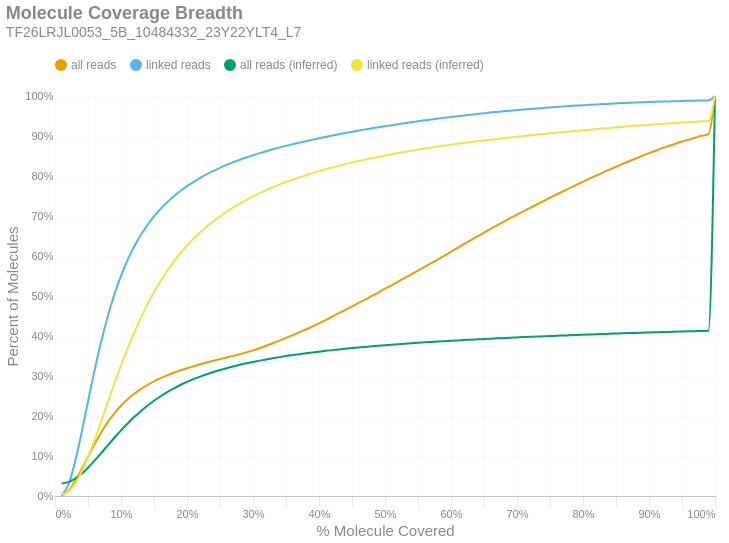

The cell this chart's notebook holds for it:
### Markdown cell above
### Molecule Read Coverage
This chart shows molecule coverage breadth as computed by the number of bases aligned to that molecule. In other words, "*how much of each unique long molecule is actually sequenced/aligned?*" Keep in mind there is a distinction between sequences and alignments, since some sequences belonging to a particular molecule may not align well and wouldn't appear in the alignment data. This chart also shows molecule coverage breadth as computed by the *inferred fragment* from which the aligned sequences originate. Unlike read coverage, this calculation takes into account the total insert size, including unsequenced gaps between the forward and reverse reads. Like the previous figures, these are cumulative percents.

### Code cell
if SKIPLR:
    print_html(f"Skipped")
else:
    binned_df = consolidated_hist(valids['coverage_bp'], mask, 0.01, True)
    binned_df_inf = consolidated_hist(valids['coverage_inserts'], mask, 0.01, True)
    binned_df = binned_df.with_columns(pl.lit(binned_df_inf['all reads (cumsum)']).alias('all reads (inferred)'))
    binned_df = binned_df.with_columns(pl.lit(binned_df_inf['linked reads (cumsum)']).alias('linked reads (inferred)'))
    binned_df = binned_df.with_columns(
        (pl.col('bin').cast(pl.Float64) + 0.01).alias('right_edge')
    )

    with SafeRender(binned_df):
        (
            density_plot(binned_df, 'Molecule Coverage Breadth', samplename, 'molcov', ['all reads (inferred)','linked reads (inferred)'])
            .encode(
                #x=alt.X('bin:Q', title="% Molecule Covered").axis(format = '%').scale(padding=0),
                x=alt.X('right_edge:Q', title="% Molecule Covered").axis(format='%').scale(padding=0),
                y=alt.Y('value:Q', title='Percent of Molecules')
                    .axis(format='%')
                    .stack(False)
                    .scale(domainMin=0, padding=0),
                color=alt.Color("key:N").scale(domain = ["all reads", "linked reads", "all reads (inferred)", "linked reads (inferred)"]),
                tooltip = [
                    alt.Tooltip("key:N", title = "Data Type"),
                    alt.Tooltip("range_label:N", title="% Molecule Covered"),
                    alt.Tooltip("value:Q", format = ".2%", title="% Molecules")
                ]
            )
        ).display()

### Figure 1 — Vega-Lite specification as saved in the notebook (floating-point values rounded to 4 significant figures)
{"width": "container", "height": 400, "config": {"title": {"anchor": "start", "dy": -15, "fontSize": 18, "color": "#888888", "subtitleColor": "#888888", "subtitleFontSize": 14}, "arc": {"fill": "#0072B2"}, "axis": {"domainColor": "#888888", "domainWidth": 0.5, "gridWidth": 0.2, "grid": false, "titleFontWeight": 400, "titleFontSize": 15, "labelFontSize": 11, "labelColor": "#888888", "tickColor": "#888888", "tickWidth": 0.2, "titleColor": "#888888"}, "axisBand": {"grid": false}, "axisX": {"grid": true, "tickSize": 10, "domainCap": "round"}, "axisY": {"domain": false, "grid": true, "tickSize": 0, "domainCap": "round"}, "background": "transparent", "header": {"labelFontSize": 15, "labelColor": "#888888", "titleFontSize": 15, "titleFontWeight": 600, "titleColor": "#888888"}, "legend": {"labelFont": "sans-serif", "labelFontSize": 12, "labelColor": "#888888", "symbolSize": 100, "symbolType": "circle", "titleFontSize": 12, "titlePadding": 10, "titleColor": "#888888", "title": null, "orient": "top"}, "range": {"category": ["#E69F00", "#56B4E9", "#009E73", "#F0E442", "#0072B2", "#D55E00", "#CC79A7", "#000000"], "diverging": ["#cfe8f3", "#a2d4ec", "#73bfe2", "#46abdb", "#1696d2", "#12719e"]}, "area": {"fill": "#0072B2", "fillOpacity": 0.7, "line": true, "strokeOpacity": 0.7}, "line": {"color": "#0072B2", "stroke": "#0072B2", "strokeWidth": 2}, "trail": {"color": "#0072B2", "stroke": "#0072B2", "strokeWidth": 0, "size": 1}, "point": {"filled": true, "fillOpacity": 1.0, "size": 95}, "text": {"color": "#888888", "fontSize": 11, "align": "right", "fontWeight": 400, "size": 11}, "bar": {"fill": "#0072B2", "stroke": null}, "view": {"stroke": null, "continuousWidth": 660, "continuousHeight": 400}}, "data": {"name": "data-c259f3e30c2250ad2ad4dc67ad4612bc"}, "mark": {"type": "line", "interpolate": "monotone", "point": {"opacity": 0, "size": 275}}, "encoding": {"color": {"field": "key", "scale": {"domain": ["all reads", "linked reads", "all reads (inferred)", "linked reads (inferred)"]}, "type": "nominal"}, "tooltip": [{"field": "key", "title": "Data Type", "type": "nominal"}, {"field": "range_label", "title": "% Molecule Covered", "type": "nominal"}, {"field": "value", "format": ".2%", "title": "% Molecules", "type": "quantitative"}], "x": {"axis": {"format": "%"}, "field": "right_edge", "scale": {"padding": 0}, "title": "% Molecule Covered", "type": "quantitative"}, "y": {"axis": {"format": "%"}, "field": "value", "scale": {"domainMin": 0, "padding": 0}, "stack": false, "title": "Percent of Molecules", "type": "quantitative"}}, "params": [{"name": "param_c36ac31b6afebe62", "select": {"type": "point", "fields": ["key"]}, "bind": "legend"}], "title": {"text": "Molecule Coverage Breadth", "subtitle": "TF26LRJL0053_5B_10484332_23Y22YLT4_L7"}, "transform": [{"fold": ["all reads (cumsum)", "linked reads (cumsum)", "all reads (inferred)", "linked reads (inferred)"]}, {"calculate": "replace(datum.key, ' (cumsum)', '')", "as": "key"}, {"filter": {"param": "param_c36ac31b6afebe62"}}], "usermeta": {"embedOptions": {"downloadFileName": "TF26LRJL0053_5B_10484332_23Y22YLT4_L7.molcov"}}, "$schema": "https://vega.github.io/schema/vega-lite/v6.4.1.json", "datasets": {"data-c259f3e30c2250ad2ad4dc67ad4612bc": [{"bin": "0.0", "interval": "0.0-0.01", "all reads": 0.0009107, "linked reads": 0.001518, "all reads (cumsum)": 0.0009107, "linked reads (cumsum)": 0.001518, "range_label": "0.0-0.01", "all reads (inferred)": 0.03146, "linked reads (inferred)": 0.004335, "right_edge": 0.01}, {"bin": "0.01", "interval": "0.01-0.02", "all reads": 0.01122, "linked reads": 0.02537, "all reads (cumsum)": 0.01213, "linked reads (cumsum)": 0.02689, "range_label": "0.01-0.02", "all reads (inferred)": 0.03469, "linked reads (inferred)": 0.01088, "right_edge": 0.02}, {"bin": "0.02", "interval": "0.02-0.03", "all reads": 0.02317, "linked reads": 0.05546, "all reads (cumsum)": 0.0353, "linked reads (cumsum)": 0.08235, "range_label": "0.02-0.03", "all reads (inferred)": 0.0427, "linked reads (inferred)": 0.02942, "right_edge": 0.03}, {"bin": "0.03", "interval": "0.03-0.04", "all reads": 0.03022, "linked reads": 0.07377, "all reads (cumsum)": 0.06552, "linked reads (cumsum)": 0.1561, "range_label": "0.03-0.04", "all reads (inferred)": 0.05517, "linked reads (inferred)": 0.05925, "right_edge": 0.04}, {"bin": "0.04", "interval": "0.04-0.05", "all reads": 0.03266, "linked reads": 0.08017, "all reads (cumsum)": 0.09818, "linked reads (cumsum)": 0.2363, "range_label": "0.04-0.05", "all reads (inferred)": 0.0708, "linked reads (inferred)": 0.09721, "right_edge": 0.05}, {"bin": "0.05", "interval": "0.05-0.06", "all reads": 0.03175, "linked reads": 0.07822, "all reads (cumsum)": 0.1299, "linked reads (cumsum)": 0.3145, "range_label": "0.05-0.06", "all reads (inferred)": 0.08854, "linked reads (inferred)": 0.1406, "right_edge": 0.06}, {"bin": "0.06", "interval": "0.06-0.07", "all reads": 0.02901, "linked reads": 0.07154, "all reads (cumsum)": 0.1589, "linked reads (cumsum)": 0.3861, "range_label": "0.06-0.07", "all reads (inferred)": 0.1074, "linked reads (inferred)": 0.1869, "right_edge": 0.07}, {"bin": "0.07", "interval": "0.07-0.08", "all reads": 0.02572, "linked reads": 0.06339, "all reads (cumsum)": 0.1847, "linked reads (cumsum)": 0.4494, "range_label": "0.07-0.08", "all reads (inferred)": 0.1267, "linked reads (inferred)": 0.2345, "right_edge": 0.08}, {"bin": "0.08", "interval": "0.08-0.09", "all reads": 0.02216, "linked reads": 0.05465, "all reads (cumsum)": 0.2068, "linked reads (cumsum)": 0.5041, "range_label": "0.08-0.09", "all reads (inferred)": 0.1457, "linked reads (inferred)": 0.2813, "right_edge": 0.09}, {"bin": "0.09", "interval": "0.09-0.1", "all reads": 0.01881, "linked reads": 0.04635, "all reads (cumsum)": 0.2256, "linked reads (cumsum)": 0.5504, "range_label": "0.09-0.1", "all reads (inferred)": 0.1639, "linked reads (inferred)": 0.3264, "right_edge": 0.1}, {"bin": "0.1", "interval": "0.1-0.11", "all reads": 0.01609, "linked reads": 0.03956, "all reads (cumsum)": 0.2417, "linked reads (cumsum)": 0.59, "range_label": "0.1-0.11", "all reads (inferred)": 0.1812, "linked reads (inferred)": 0.3691, "right_edge": 0.11}, {"bin": "0.11", "interval": "0.11-0.12", "all reads": 0.01374, "linked reads": 0.03365, "all reads (cumsum)": 0.2555, "linked reads (cumsum)": 0.6237, "range_label": "0.11-0.12", "all reads (inferred)": 0.1973, "linked reads (inferred)": 0.4088, "right_edge": 0.12}, {"bin": "0.12", "interval": "0.12-0.13", "all reads": 0.01178, "linked reads": 0.02873, "all reads (cumsum)": 0.2672, "linked reads (cumsum)": 0.6524, "range_label": "0.12-0.13", "all reads (inferred)": 0.2121, "linked reads (inferred)": 0.4454, "right_edge": 0.13}, {"bin": "0.13", "interval": "0.13-0.14", "all reads": 0.01029, "linked reads": 0.02486, "all reads (cumsum)": 0.2775, "linked reads (cumsum)": 0.6773, "range_label": "0.13-0.14", "all reads (inferred)": 0.2257, "linked reads (inferred)": 0.479, "right_edge": 0.14}, {"bin": "0.14", "interval": "0.14-0.15", "all reads": 0.008989, "linked reads": 0.02152, "all reads (cumsum)": 0.2865, "linked reads (cumsum)": 0.6988, "range_label": "0.14-0.15", "all reads (inferred)": 0.2381, "linked reads (inferred)": 0.5098, "right_edge": 0.15}, {"bin": "0.15", "interval": "0.15-0.16", "all reads": 0.008005, "linked reads": 0.01893, "all reads (cumsum)": 0.2945, "linked reads (cumsum)": 0.7177, "range_label": "0.15-0.16", "all reads (inferred)": 0.2494, "linked reads (inferred)": 0.5376, "right_edge": 0.16}, {"bin": "0.16", "interval": "0.16-0.17", "all reads": 0.007128, "linked reads": 0.01665, "all reads (cumsum)": 0.3016, "linked reads (cumsum)": 0.7343, "range_label": "0.16-0.17", "all reads (inferred)": 0.2596, "linked reads (inferred)": 0.5628, "right_edge": 0.17}, {"bin": "0.17", "interval": "0.17-0.18", "all reads": 0.006528, "linked reads": 0.01501, "all reads (cumsum)": 0.3082, "linked reads (cumsum)": 0.7494, "range_label": "0.17-0.18", "all reads (inferred)": 0.2689, "linked reads (inferred)": 0.5858, "right_edge": 0.18}, {"bin": "0.18", "interval": "0.18-0.19", "all reads": 0.005835, "linked reads": 0.01316, "all reads (cumsum)": 0.314, "linked reads (cumsum)": 0.7625, "range_label": "0.18-0.19", "all reads (inferred)": 0.2775, "linked reads (inferred)": 0.6069, "right_edge": 0.19}, {"bin": "0.19", "interval": "0.19-0.2", "all reads": 0.005509, "linked reads": 0.01215, "all reads (cumsum)": 0.3195, "linked reads (cumsum)": 0.7747, "range_label": "0.19-0.2", "all reads (inferred)": 0.2851, "linked reads (inferred)": 0.6258, "right_edge": 0.2}, {"bin": "0.2", "interval": "0.2-0.21", "all reads": 0.004983, "linked reads": 0.01078, "all reads (cumsum)": 0.3245, "linked reads (cumsum)": 0.7855, "range_label": "0.2-0.21", "all reads (inferred)": 0.2921, "linked reads (inferred)": 0.643, "right_edge": 0.21}, {"bin": "0.21", "interval": "0.21-0.22", "all reads": 0.0047, "linked reads": 0.009967, "all reads (cumsum)": 0.3292, "linked reads (cumsum)": 0.7954, "range_label": "0.21-0.22", "all reads (inferred)": 0.2985, "linked reads (inferred)": 0.6589, "right_edge": 0.22}, {"bin": "0.22", "interval": "0.22-0.23", "all reads": 0.004526, "linked reads": 0.009133, "all reads (cumsum)": 0.3337, "linked reads (cumsum)": 0.8046, "range_label": "0.22-0.23", "all reads (inferred)": 0.3045, "linked reads (inferred)": 0.6735, "right_edge": 0.23}, {"bin": "0.23", "interval": "0.23-0.24", "all reads": 0.004333, "linked reads": 0.008314, "all reads (cumsum)": 0.3381, "linked reads (cumsum)": 0.8129, "range_label": "0.23-0.24", "all reads (inferred)": 0.3099, "linked reads (inferred)": 0.6868, "right_edge": 0.24}, {"bin": "0.24", "interval": "0.24-0.25", "all reads": 0.00417, "linked reads": 0.007645, "all reads (cumsum)": 0.3422, "linked reads (cumsum)": 0.8205, "range_label": "0.24-0.25", "all reads (inferred)": 0.3149, "linked reads (inferred)": 0.6992, "right_edge": 0.25}, {"bin": "0.25", "interval": "0.25-0.26", "all reads": 0.004017, "linked reads": 0.007171, "all reads (cumsum)": 0.3462, "linked reads (cumsum)": 0.8277, "range_label": "0.25-0.26", "all reads (inferred)": 0.3196, "linked reads (inferred)": 0.7107, "right_edge": 0.26}, {"bin": "0.26", "interval": "0.26-0.27", "all reads": 0.004048, "linked reads": 0.006626, "all reads (cumsum)": 0.3503, "linked reads (cumsum)": 0.8343, "range_label": "0.26-0.27", "all reads (inferred)": 0.3239, "linked reads (inferred)": 0.7213, "right_edge": 0.27}, {"bin": "0.27", "interval": "0.27-0.28", "all reads": 0.004254, "linked reads": 0.006195, "all reads (cumsum)": 0.3545, "linked reads (cumsum)": 0.8405, "range_label": "0.27-0.28", "all reads (inferred)": 0.3279, "linked reads (inferred)": 0.7312, "right_edge": 0.28}, {"bin": "0.28", "interval": "0.28-0.29", "all reads": 0.004473, "linked reads": 0.005829, "all reads (cumsum)": 0.359, "linked reads (cumsum)": 0.8463, "range_label": "0.28-0.29", "all reads (inferred)": 0.3316, "linked reads (inferred)": 0.7404, "right_edge": 0.29}, {"bin": "0.29", "interval": "0.29-0.3", "all reads": 0.004997, "linked reads": 0.005613, "all reads (cumsum)": 0.364, "linked reads (cumsum)": 0.852, "range_label": "0.29-0.3", "all reads (inferred)": 0.3352, "linked reads (inferred)": 0.749, "right_edge": 0.3}, {"bin": "0.3", "interval": "0.3-0.31", "all reads": 0.005463, "linked reads": 0.00517, "all reads (cumsum)": 0.3695, "linked reads (cumsum)": 0.8571, "range_label": "0.3-0.31", "all reads (inferred)": 0.3384, "linked reads (inferred)": 0.757, "right_edge": 0.31}, {"bin": "0.31", "interval": "0.31-0.32", "all reads": 0.006097, "linked reads": 0.004884, "all reads (cumsum)": 0.3756, "linked reads (cumsum)": 0.862, "range_label": "0.31-0.32", "all reads (inferred)": 0.3415, "linked reads (inferred)": 0.7646, "right_edge": 0.32}, {"bin": "0.32", "interval": "0.32-0.33", "all reads": 0.00643, "linked reads": 0.004652, "all reads (cumsum)": 0.382, "linked reads (cumsum)": 0.8667, "range_label": "0.32-0.33", "all reads (inferred)": 0.3445, "linked reads (inferred)": 0.7718, "right_edge": 0.33}, {"bin": "0.33", "interval": "0.33-0.34", "all reads": 0.006433, "linked reads": 0.004369, "all reads (cumsum)": 0.3884, "linked reads (cumsum)": 0.871, "range_label": "0.33-0.34", "all reads (inferred)": 0.3472, "linked reads (inferred)": 0.7785, "right_edge": 0.34}, {"bin": "0.34", "interval": "0.34-0.35", "all reads": 0.006662, "linked reads": 0.00423, "all reads (cumsum)": 0.3951, "linked reads (cumsum)": 0.8753, "range_label": "0.34-0.35", "all reads (inferred)": 0.3498, "linked reads (inferred)": 0.7849, "right_edge": 0.35}, {"bin": "0.35", "interval": "0.35-0.36", "all reads": 0.006941, "linked reads": 0.004046, "all reads (cumsum)": 0.402, "linked reads (cumsum)": 0.8793, "range_label": "0.35-0.36", "all reads (inferred)": 0.3522, "linked reads (inferred)": 0.7909, "right_edge": 0.36}, {"bin": "0.36", "interval": "0.36-0.37", "all reads": 0.007002, "linked reads": 0.003921, "all reads (cumsum)": 0.409, "linked reads (cumsum)": 0.8832, "range_label": "0.36-0.37", "all reads (inferred)": 0.3545, "linked reads (inferred)": 0.7965, "right_edge": 0.37}, {"bin": "0.37", "interval": "0.37-0.38", "all reads": 0.007184, "linked reads": 0.003746, "all reads (cumsum)": 0.4162, "linked reads (cumsum)": 0.887, "range_label": "0.37-0.38", "all reads (inferred)": 0.3567, "linked reads (inferred)": 0.8019, "right_edge": 0.38}, {"bin": "0.38", "interval": "0.38-0.39", "all reads": 0.00748, "linked reads": 0.003636, "all reads (cumsum)": 0.4237, "linked reads (cumsum)": 0.8906, "range_label": "0.38-0.39", "all reads (inferred)": 0.3589, "linked reads (inferred)": 0.8072, "right_edge": 0.39}, {"bin": "0.39", "interval": "0.39-0.4", "all reads": 0.007954, "linked reads": 0.003584, "all reads (cumsum)": 0.4317, "linked reads (cumsum)": 0.8942, "range_label": "0.39-0.4", "all reads (inferred)": 0.3609, "linked reads (inferred)": 0.8121, "right_edge": 0.4}, {"bin": "0.4", "interval": "0.4-0.41", "all reads": 0.008233, "linked reads": 0.003491, "all reads (cumsum)": 0.4399, "linked reads (cumsum)": 0.8977, "range_label": "0.4-0.41", "all reads (inferred)": 0.3629, "linked reads (inferred)": 0.8169, "right_edge": 0.41}, {"bin": "0.41", "interval": "0.41-0.42", "all reads": 0.008477, "linked reads": 0.003363, "all reads (cumsum)": 0.4484, "linked reads (cumsum)": 0.901, "range_label": "0.41-0.42", "all reads (inferred)": 0.3647, "linked reads (inferred)": 0.8213, "right_edge": 0.42}, {"bin": "0.42", "interval": "0.42-0.43", "all reads": 0.008577, "linked reads": 0.003226, "all reads (cumsum)": 0.4569, "linked reads (cumsum)": 0.9043, "range_label": "0.42-0.43", "all reads (inferred)": 0.3664, "linked reads (inferred)": 0.8256, "right_edge": 0.43}, {"bin": "0.43", "interval": "0.43-0.44", "all reads": 0.00847, "linked reads": 0.003171, "all reads (cumsum)": 0.4654, "linked reads (cumsum)": 0.9074, "range_label": "0.43-0.44", "all reads (inferred)": 0.3681, "linked reads (inferred)": 0.8297, "right_edge": 0.44}, {"bin": "0.44", "interval": "0.44-0.45", "all reads": 0.008568, "linked reads": 0.003058, "all reads (cumsum)": 0.474, "linked reads (cumsum)": 0.9105, "range_label": "0.44-0.45", "all reads (inferred)": 0.3697, "linked reads (inferred)": 0.8337, "right_edge": 0.45}, {"bin": "0.45", "interval": "0.45-0.46", "all reads": 0.008579, "linked reads": 0.003037, "all reads (cumsum)": 0.4826, "linked reads (cumsum)": 0.9135, "range_label": "0.45-0.46", "all reads (inferred)": 0.3713, "linked reads (inferred)": 0.8374, "right_edge": 0.46}, {"bin": "0.46", "interval": "0.46-0.47", "all reads": 0.008627, "linked reads": 0.002843, "all reads (cumsum)": 0.4912, "linked reads (cumsum)": 0.9164, "range_label": "0.46-0.47", "all reads (inferred)": 0.3727, "linked reads (inferred)": 0.841, "right_edge": 0.47}, {"bin": "0.47", "interval": "0.47-0.48", "all reads": 0.008875, "linked reads": 0.002775, "all reads (cumsum)": 0.5001, "linked reads (cumsum)": 0.9192, "range_label": "0.47-0.48", "all reads (inferred)": 0.3742, "linked reads (inferred)": 0.8445, "right_edge": 0.48}, {"bin": "0.48", "interval": "0.48-0.49", "all reads": 0.00862, "linked reads": 0.002747, "all reads (cumsum)": 0.5087, "linked reads (cumsum)": 0.9219, "range_label": "0.48-0.49", "all reads (inferred)": 0.3756, "linked reads (inferred)": 0.848, "right_edge": 0.49}, {"bin": "0.49", "interval": "0.49-0.5", "all reads": 0.00961, "linked reads": 0.00264, "all reads (cumsum)": 0.5183, "linked reads (cumsum)": 0.9245, "range_label": "0.49-0.5", "all reads (inferred)": 0.377, "linked reads (inferred)": 0.8514, "right_edge": 0.5}, {"bin": "0.5", "interval": "0.5-0.51", "all reads": 0.008402, "linked reads": 0.002517, "all reads (cumsum)": 0.5267, "linked reads (cumsum)": 0.9271, "range_label": "0.5-0.51", "all reads (inferred)": 0.3783, "linked reads (inferred)": 0.8545, "right_edge": 0.51}, {"bin": "0.51", "interval": "0.51-0.52", "all reads": 0.0094, "linked reads": 0.002576, "all reads (cumsum)": 0.5361, "linked reads (cumsum)": 0.9296, "range_label": "0.51-0.52", "all reads (inferred)": 0.3795, "linked reads (inferred)": 0.8575, "right_edge": 0.52}, {"bin": "0.52", "interval": "0.52-0.53", "all reads": 0.008964, "linked reads": 0.002504, "all reads (cumsum)": 0.5451, "linked reads (cumsum)": 0.9321, "range_label": "0.52-0.53", "all reads (inferred)": 0.3807, "linked reads (inferred)": 0.8604, "right_edge": 0.53}, {"bin": "0.53", "interval": "0.53-0.54", "all reads": 0.009277, "linked reads": 0.002351, "all reads (cumsum)": 0.5543, "linked reads (cumsum)": 0.9345, "range_label": "0.53-0.54", "all reads (inferred)": 0.3819, "linked reads (inferred)": 0.8632, "right_edge": 0.54}, {"bin": "0.54", "interval": "0.54-0.55", "all reads": 0.009152, "linked reads": 0.002344, "all reads (cumsum)": 0.5635, "linked reads (cumsum)": 0.9368, "range_label": "0.54-0.55", "all reads (inferred)": 0.383, "linked reads (inferred)": 0.8659, "right_edge": 0.55}, {"bin": "0.55", "interval": "0.55-0.56", "all reads": 0.009419, "linked reads": 0.00228, "all reads (cumsum)": 0.5729, "linked reads (cumsum)": 0.9391, "range_label": "0.55-0.56", "all reads (inferred)": 0.3841, "linked reads (inferred)": 0.8686, "right_edge": 0.56}, {"bin": "0.56", "interval": "0.56-0.57", "all reads": 0.009244, "linked reads": 0.002243, "all reads (cumsum)": 0.5822, "linked reads (cumsum)": 0.9414, "range_label": "0.56-0.57", "all reads (inferred)": 0.3852, "linked reads (inferred)": 0.8711, "right_edge": 0.57}, {"bin": "0.57", "interval": "0.57-0.58", "all reads": 0.00909, "linked reads": 0.002122, "all reads (cumsum)": 0.5912, "linked reads (cumsum)": 0.9435, "range_label": "0.57-0.58", "all reads (inferred)": 0.3862, "linked reads (inferred)": 0.8736, "right_edge": 0.58}, {"bin": "0.58", "interval": "0.58-0.59", "all reads": 0.009506, "linked reads": 0.002076, "all reads (cumsum)": 0.6008, "linked reads (cumsum)": 0.9456, "range_label": "0.58-0.59", "all reads (inferred)": 0.3871, "linked reads (inferred)": 0.8759, "right_edge": 0.59}, {"bin": "0.59", "interval": "0.59-0.6", "all reads": 0.009842, "linked reads": 0.002095, "all reads (cumsum)": 0.6106, "linked reads (cumsum)": 0.9476, "range_label": "0.59-0.6", "all reads (inferred)": 0.3881, "linked reads (inferred)": 0.8782, "right_edge": 0.6}, {"bin": "0.6", "interval": "0.6-0.61", "all reads": 0.00945, "linked reads": 0.001931, "all reads (cumsum)": 0.62, "linked reads (cumsum)": 0.9496, "range_label": "0.6-0.61", "all reads (inferred)": 0.389, "linked reads (inferred)": 0.8805, "right_edge": 0.61}, {"bin": "0.61", "interval": "0.61-0.62", "all reads": 0.01002, "linked reads": 0.001921, "all reads (cumsum)": 0.6301, "linked reads (cumsum)": 0.9515, "range_label": "0.61-0.62", "all reads (inferred)": 0.3899, "linked reads (inferred)": 0.8826, "right_edge": 0.62}, {"bin": "0.62", "interval": "0.62-0.63", "all reads": 0.009541, "linked reads": 0.001891, "all reads (cumsum)": 0.6396, "linked reads (cumsum)": 0.9534, "range_label": "0.62-0.63", "all reads (inferred)": 0.3908, "linked reads (inferred)": 0.8848, "right_edge": 0.63}, {"bin": "0.63", "interval": "0.63-0.64", "all reads": 0.009498, "linked reads": 0.001843, "all reads (cumsum)": 0.6491, "linked reads (cumsum)": 0.9552, "range_label": "0.63-0.64", "all reads (inferred)": 0.3917, "linked reads (inferred)": 0.8868, "right_edge": 0.64}, {"bin": "0.64", "interval": "0.64-0.65", "all reads": 0.009203, "linked reads": 0.001749, "all reads (cumsum)": 0.6583, "linked reads (cumsum)": 0.957, "range_label": "0.64-0.65", "all reads (inferred)": 0.3925, "linked reads (inferred)": 0.8888, "right_edge": 0.65}, {"bin": "0.65", "interval": "0.65-0.66", "all reads": 0.009493, "linked reads": 0.001716, "all reads (cumsum)": 0.6678, "linked reads (cumsum)": 0.9587, "range_label": "0.65-0.66", "all reads (inferred)": 0.3934, "linked reads (inferred)": 0.8909, "right_edge": 0.66}, {"bin": "0.66", "interval": "0.66-0.67", "all reads": 0.009, "linked reads": 0.001601, "all reads (cumsum)": 0.6768, "linked reads (cumsum)": 0.9603, "range_label": "0.66-0.67", "all reads (inferred)": 0.3942, "linked reads (inferred)": 0.8928, "right_edge": 0.67}, {"bin": "0.67", "interval": "0.67-0.68", "all reads": 0.009072, "linked reads": 0.001605, "all reads (cumsum)": 0.6859, "linked reads (cumsum)": 0.9619, "range_label": "0.67-0.68", "all reads (inferred)": 0.3949, "linked reads (inferred)": 0.8946, "right_edge": 0.68}, {"bin": "0.68", "interval": "0.68-0.69", "all reads": 0.008826, "linked reads": 0.001521, "all reads (cumsum)": 0.6947, "linked reads (cumsum)": 0.9634, "range_label": "0.68-0.69", "all reads (inferred)": 0.3957, "linked reads (inferred)": 0.8965, "right_edge": 0.69}, {"bin": "0.69", "interval": "0.69-0.7", "all reads": 0.008838, "linked reads": 0.001464, "all reads (cumsum)": 0.7035, "linked reads (cumsum)": 0.9649, "range_label": "0.69-0.7", "all reads (inferred)": 0.3965, "linked reads (inferred)": 0.8983, "right_edge": 0.7}, {"bin": "0.7", "interval": "0.7-0.71", "all reads": 0.008486, "linked reads": 0.001457, "all reads (cumsum)": 0.712, "linked reads (cumsum)": 0.9663, "range_label": "0.7-0.71", "all reads (inferred)": 0.3972, "linked reads (inferred)": 0.9001, "right_edge": 0.71}, {"bin": "0.71", "interval": "0.71-0.72", "all reads": 0.008359, "linked reads": 0.001377, "all reads (cumsum)": 0.7204, "linked reads (cumsum)": 0.9677, "range_label": "0.71-0.72", "all reads (inferred)": 0.3979, "linked reads (inferred)": 0.9018, "right_edge": 0.72}, {"bin": "0.72", "interval": "0.72-0.73", "all reads": 0.008611, "linked reads": 0.001297, "all reads (cumsum)": 0.729, "linked reads (cumsum)": 0.969, "range_label": "0.72-0.73", "all reads (inferred)": 0.3986, "linked reads (inferred)": 0.9035, "right_edge": 0.73}, {"bin": "0.73", "interval": "0.73-0.74", "all reads": 0.008204, "linked reads": 0.001247, "all reads (cumsum)": 0.7372, "linked reads (cumsum)": 0.9703, "range_label": "0.73-0.74", "all reads (inferred)": 0.3993, "linked reads (inferred)": 0.905, "right_edge": 0.74}, {"bin": "0.74", "interval": "0.74-0.75", "all reads": 0.008608, "linked reads": 0.001231, "all reads (cumsum)": 0.7458, "linked reads (cumsum)": 0.9715, "range_label": "0.74-0.75", "all reads (inferred)": 0.3999, "linked reads (inferred)": 0.9066, "right_edge": 0.75}, {"bin": "0.75", "interval": "0.75-0.76", "all reads": 0.007972, "linked reads": 0.001122, "all reads (cumsum)": 0.7538, "linked reads (cumsum)": 0.9726, "range_label": "0.75-0.76", "all reads (inferred)": 0.4006, "linked reads (inferred)": 0.9081, "right_edge": 0.76}, {"bin": "0.76", "interval": "0.76-0.77", "all reads": 0.008058, "linked reads": 0.001139, "all reads (cumsum)": 0.7618, "linked reads (cumsum)": 0.9738, "range_label": "0.76-0.77", "all reads (inferred)": 0.4012, "linked reads (inferred)": 0.9097, "right_edge": 0.77}, {"bin": "0.77", "interval": "0.77-0.78", "all reads": 0.007929, "linked reads": 0.001156, "all reads (cumsum)": 0.7698, "linked reads (cumsum)": 0.9749, "range_label": "0.77-0.78", "all reads (inferred)": 0.4019, "linked reads (inferred)": 0.9113, "right_edge": 0.78}, {"bin": "0.78", "interval": "0.78-0.79", "all reads": 0.007863, "linked reads": 0.001034, "all reads (cumsum)": 0.7776, "linked reads (cumsum)": 0.9759, "range_label": "0.78-0.79", "all reads (inferred)": 0.4025, "linked reads (inferred)": 0.9128, "right_edge": 0.79}, {"bin": "0.79", "interval": "0.79-0.8", "all reads": 0.008167, "linked reads": 0.001058, "all reads (cumsum)": 0.7858, "linked reads (cumsum)": 0.977, "range_label": "0.79-0.8", "all reads (inferred)": 0.4031, "linked reads (inferred)": 0.9143, "right_edge": 0.8}, {"bin": "0.8", "interval": "0.8-0.81", "all reads": 0.007575, "linked reads": 0.0009329, "all reads (cumsum)": 0.7934, "linked reads (cumsum)": 0.9779, "range_label": "0.8-0.81", "all reads (inferred)": 0.4037, "linked reads (inferred)": 0.9157, "right_edge": 0.81}, {"bin": "0.81", "interval": "0.81-0.82", "all reads": 0.007565, "linked reads": 0.0009586, "all reads (cumsum)": 0.8009, "linked reads (cumsum)": 0.9789, "range_label": "0.81-0.82", "all reads (inferred)": 0.4044, "linked reads (inferred)": 0.9172, "right_edge": 0.82}, {"bin": "0.82", "interval": "0.82-0.83", "all reads": 0.007697, "linked reads": 0.0009105, "all reads (cumsum)": 0.8086, "linked reads (cumsum)": 0.9798, "range_label": "0.82-0.83", "all reads (inferred)": 0.405, "linked reads (inferred)": 0.9187, "right_edge": 0.83}, {"bin": "0.83", "interval": "0.83-0.84", "all reads": 0.007267, "linked reads": 0.000803, "all reads (cumsum)": 0.8159, "linked reads (cumsum)": 0.9806, "range_label": "0.83-0.84", "all reads (inferred)": 0.4055, "linked reads (inferred)": 0.92, "right_edge": 0.84}, {"bin": "0.84", "interval": "0.84-0.85", "all reads": 0.007136, "linked reads": 0.0008341, "all reads (cumsum)": 0.823, "linked reads (cumsum)": 0.9814, "range_label": "0.84-0.85", "all reads (inferred)": 0.4061, "linked reads (inferred)": 0.9215, "right_edge": 0.85}, {"bin": "0.85", "interval": "0.85-0.86", "all reads": 0.007141, "linked reads": 0.0007969, "all reads (cumsum)": 0.8302, "linked reads (cumsum)": 0.9822, "range_label": "0.85-0.86", "all reads (inferred)": 0.4067, "linked reads (inferred)": 0.9229, "right_edge": 0.86}, {"bin": "0.86", "interval": "0.86-0.87", "all reads": 0.006804, "linked reads": 0.0006826, "all reads (cumsum)": 0.837, "linked reads (cumsum)": 0.9829, "range_label": "0.86-0.87", "all reads (inferred)": 0.4073, "linked reads (inferred)": 0.9242, "right_edge": 0.87}, {"bin": "0.87", "interval": "0.87-0.88", "all reads": 0.006888, "linked reads": 0.0007171, "all reads (cumsum)": 0.8439, "linked reads (cumsum)": 0.9836, "range_label": "0.87-0.88", "all reads (inferred)": 0.4078, "linked reads (inferred)": 0.9255, "right_edge": 0.88}, {"bin": "0.88", "interval": "0.88-0.89", "all reads": 0.006666, "linked reads": 0.0006751, "all reads (cumsum)": 0.8505, "linked reads (cumsum)": 0.9843, "range_label": "0.88-0.89", "all reads (inferred)": 0.4083, "linked reads (inferred)": 0.9267, "right_edge": 0.89}, {"bin": "0.89", "interval": "0.89-0.9", "all reads": 0.006559, "linked reads": 0.000619, "all reads (cumsum)": 0.8571, "linked reads (cumsum)": 0.9849, "range_label": "0.89-0.9", "all reads (inferred)": 0.4088, "linked reads (inferred)": 0.928, "right_edge": 0.9}, {"bin": "0.9", "interval": "0.9-0.91", "all reads": 0.005995, "linked reads": 0.0005737, "all reads (cumsum)": 0.8631, "linked reads (cumsum)": 0.9855, "range_label": "0.9-0.91", "all reads (inferred)": 0.4093, "linked reads (inferred)": 0.9291, "right_edge": 0.91}, {"bin": "0.91", "interval": "0.91-0.92", "all reads": 0.006536, "linked reads": 0.0005439, "all reads (cumsum)": 0.8696, "linked reads (cumsum)": 0.9861, "range_label": "0.91-0.92", "all reads (inferred)": 0.4098, "linked reads (inferred)": 0.9303, "right_edge": 0.92}, {"bin": "0.92", "interval": "0.92-0.93", "all reads": 0.005325, "linked reads": 0.000502, "all reads (cumsum)": 0.8749, "linked reads (cumsum)": 0.9866, "range_label": "0.92-0.93", "all reads (inferred)": 0.4103, "linked reads (inferred)": 0.9314, "right_edge": 0.93}, {"bin": "0.93", "interval": "0.93-0.94", "all reads": 0.005668, "linked reads": 0.0004965, "all reads (cumsum)": 0.8806, "linked reads (cumsum)": 0.9871, "range_label": "0.93-0.94", "all reads (inferred)": 0.4107, "linked reads (inferred)": 0.9325, "right_edge": 0.94}, {"bin": "0.94", "interval": "0.94-0.95", "all reads": 0.005679, "linked reads": 0.0004485, "all reads (cumsum)": 0.8863, "linked reads (cumsum)": 0.9875, "range_label": "0.94-0.95", "all reads (inferred)": 0.4112, "linked reads (inferred)": 0.9336, "right_edge": 0.95}, {"bin": "0.95", "interval": "0.95-0.96", "all reads": 0.004536, "linked reads": 0.0004154, "all reads (cumsum)": 0.8908, "linked reads (cumsum)": 0.9879, "range_label": "0.95-0.96", "all reads (inferred)": 0.4116, "linked reads (inferred)": 0.9346, "right_edge": 0.96}, {"bin": "0.96", "interval": "0.96-0.97", "all reads": 0.00488, "linked reads": 0.0003984, "all reads (cumsum)": 0.8957, "linked reads (cumsum)": 0.9883, "range_label": "0.96-0.97", "all reads (inferred)": 0.4121, "linked reads (inferred)": 0.9357, "right_edge": 0.97}, {"bin": "0.97", "interval": "0.97-0.98", "all reads": 0.004696, "linked reads": 0.0003612, "all reads (cumsum)": 0.9004, "linked reads (cumsum)": 0.9887, "range_label": "0.97-0.98", "all reads (inferred)": 0.4125, "linked reads (inferred)": 0.9366, "right_edge": 0.98}, {"bin": "0.98", "interval": "0.98-0.99", "all reads": 0.00409, "linked reads": 0.0003565, "all reads (cumsum)": 0.9045, "linked reads (cumsum)": 0.989, "range_label": "0.98-0.99", "all reads (inferred)": 0.413, "linked reads (inferred)": 0.9377, "right_edge": 0.99}, {"bin": "0.99", "interval": "0.99-1.0", "all reads": 0.0955, "linked reads": 0.01097, "all reads (cumsum)": 1.0, "linked reads (cumsum)": 1.0, "range_label": "0.99-1.0", "all reads (inferred)": 1.0, "linked reads (inferred)": 1.0, "right_edge": 1.0}]}}
